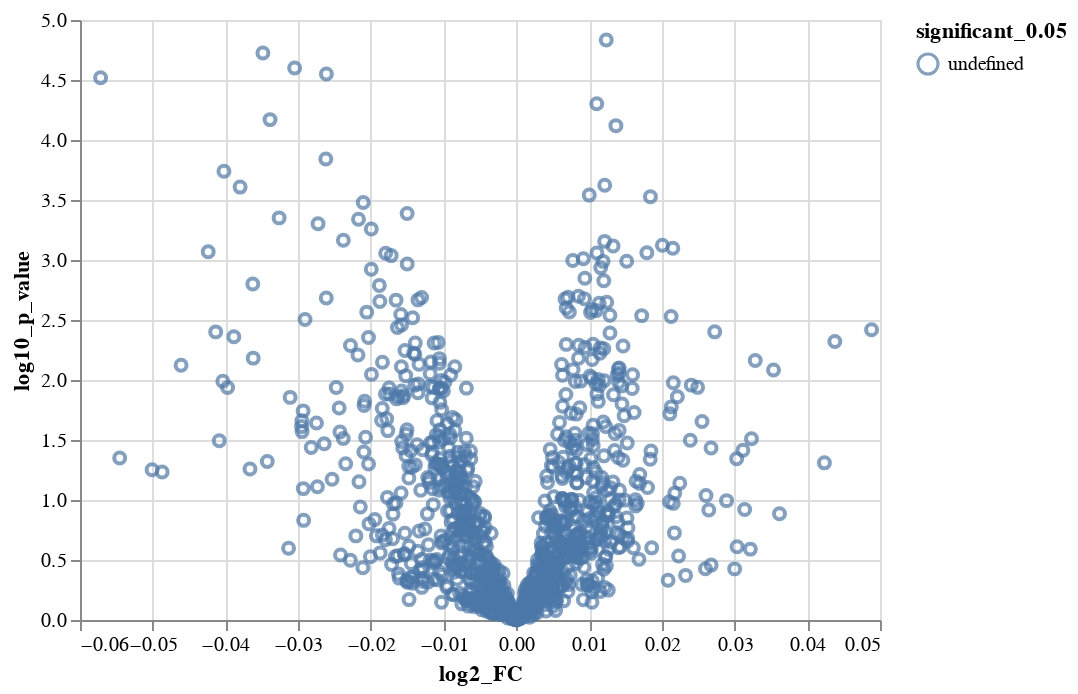

Notebook code for this chart:
### Code cell
altair.Chart(df_volcano_PD_MCI).mark_point().encode(
    x='log2_FC:Q',
    y='log10_p_value:Q',
    color='significant_0.05')

### Figure 1 — Vega-Lite specification as saved in the notebook (floating-point values rounded to 4 significant figures; data arrays with more than 128 entries replaced by an {"elided": "..."} marker saying what was removed)
{"config": {"view": {"continuousWidth": 400, "continuousHeight": 300}}, "data": {"name": "data-a561aef3cc582621255776ef2eb936e8"}, "mark": "point", "encoding": {"color": {"field": "significant_0.05", "type": "nominal"}, "x": {"field": "log2_FC", "type": "quantitative"}, "y": {"field": "log10_p_value", "type": "quantitative"}}, "$schema": "https://vega.github.io/schema/vega-lite/v4.17.0.json", "datasets": {"data-a561aef3cc582621255776ef2eb936e8": {"elided": "1345 records"}}}
